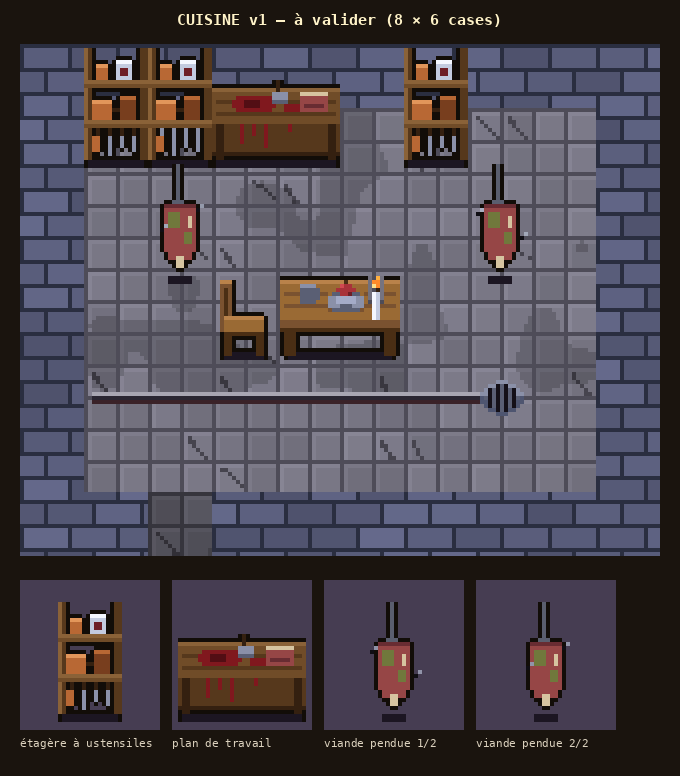

This figure's Python source:
"""Cuisine des Schrats, v1 (Thomas, 2026-11-11 : « Design la cuisine. Étagère à ustensiles 1-3. Plan de travail
ensanglanté 1. Viande avariée, mouches, suspendue au plafond 0-2. Carrelage plus clair et fendu. Table, pommes 0-4.
Rigole dans le carrelage avec évacuation »).

Même vue de 3/4 plongeante que le dortoir (validé) ; même palette, même contour. Écrit art/cuisine_v1.png (la salle,
puis chaque élément). Lancer depuis la racine du dépôt.
"""
import os, sys
sys.path.insert(0, os.path.dirname(os.path.abspath(__file__)))
import numpy as np
from PIL import Image, ImageDraw
from pix import hash2, fbm, grid, to_img, up, font, hexrgb
from dortoir_v2 import Sprite, C, T, walls, chair
from dortoir_v3 import table_v3

C.update({
    "oak_d": (52, 32, 16, 255), "oak": (86, 56, 28, 255), "oak_l": (112, 76, 40, 255), "oak_h": (138, 98, 56, 255),
    "copper": (184, 104, 52, 255), "copper_d": (120, 62, 30, 255), "copper_h": (226, 150, 90, 255),
    "blood": (128, 24, 30, 255), "blood_d": (82, 14, 20, 255),
    "meat": (150, 70, 70, 255), "meat_d": (104, 44, 50, 255), "rot": (112, 120, 60, 255), "fat": (214, 196, 160, 255),
    "fly": (16, 14, 20, 255), "chain": (90, 94, 110, 255),
})


def tiles_floor(xs, ys):
    """Carrelage clair (carreaux d'une demi-case), joints gris, quelques carreaux fendus, de la crasse dans les coins."""
    cell = 8
    cx, cy = (xs // cell).astype(int), (ys // cell).astype(int)
    lx, ly = xs % cell, ys % cell
    tint = 0.92 + 0.12 * hash2(cx, cy, 601)
    base = np.array(hexrgb("#7a7886"), float)
    out = base[None, None, :] * tint[..., None]
    out[(lx == 1) | (ly == 1)] *= 1.08
    joint = (lx == 0) | (ly == 0)
    out[joint] = hexrgb("#4e4c58")
    cracked = (hash2(cx, cy, 602) < 0.14) & (np.abs(lx - ly * (0.4 + hash2(cx, cy, 603))) < 0.6) & (lx > 1)
    out[cracked] = hexrgb("#46444e")
    grime = fbm(xs, ys, 20, 604, 2) < 0.38
    out[grime & ~joint] *= 0.82
    return out


def gutter(out, x0, y0, x1, drain_x):
    """Rigole creusée dans le carrelage (une ligne sombre de 2 pixels, bord clair au-dessus) jusqu'à une évacuation ronde."""
    out[y0, x0:x1] = hexrgb("#a8a6b2")
    out[y0 + 1:y0 + 3, x0:x1] = hexrgb("#2a2632")
    out[y0 + 2, x0:x1] = hexrgb("#3a2228")  # un fond rougi
    for y in range(y0 - 4, y0 + 7):
        for x in range(drain_x - 5, drain_x + 6):
            d = ((x - drain_x) / 5.2) ** 2 + ((y - y0 - 1) / 4.2) ** 2
            if d <= 0.62:
                out[y, x] = hexrgb("#141018") if (x - drain_x) % 2 else hexrgb("#5a5f74")
            elif d <= 1.0:
                out[y, x] = hexrgb("#8a90a8") if y < y0 + 1 else hexrgb("#4e5570")


def shelf(variant=0):
    """Étagère à ustensiles contre le mur : deux planches, casseroles de cuivre, louches et couteaux pendus."""
    s = Sprite(16, 30)
    s.r(1, 28, 14, 2, "shadow")
    s.r(0, 0, 2, 28, "oak").r(14, 0, 2, 28, "oak").r(0, 0, 1, 28, "oak_h")
    for y in (8, 18):
        s.r(0, y, 16, 2, "oak_l").r(0, y, 16, 1, "oak_h")
    # En haut : pots et bocaux ; au milieu : casseroles ; en bas : louche et couteaux pendus.
    s.r(3, 4, 3, 4, "copper").r(3, 4, 3, 1, "copper_h").r(8, 3, 4, 5, "sheet_s").r(8, 3, 4, 1, "sheet_w").r(9, 5, 2, 2, "red_d")
    s.r(2, 13, 5, 5, "copper").r(2, 13, 5, 1, "copper_h").r(7, 15, 2, 1, "oak_d").r(9, 12, 4, 6, "copper_d").r(9, 12, 4, 1, "copper")
    for x, ln in ((3, 6), (6, 7), (9, 5), (12, 6)):
        s.r(x, 20, 1, 2, "iron_l" if variant else "oak_d")
        s.r(x - (1 if x == 3 else 0), 22, 2 if x == 3 else 1, ln - 2, "iron_l" if x != 3 else "copper")
    return s.done()


def counter():
    """Plan de travail (2 cases), dessus taché de sang qui coule sur la face, un hachoir planté, un quartier de viande."""
    s = Sprite(32, 22)
    s.r(1, 20, 30, 2, "shadow")
    s.r(0, 2, 32, 9, "oak_l").r(0, 2, 32, 1, "oak_h")
    for y in (5, 8):
        s.r(1, y, 30, 1, "oak")
    s.r(0, 11, 32, 8, "oak").r(0, 18, 32, 1, "oak_d")
    for x in (1, 29):
        s.r(x, 11, 2, 9, "oak_d")
    # Sang : grande flaque sur le dessus, coulures sur la face.
    for (x, y, w, h) in ((6, 4, 9, 4), (5, 5, 11, 2), (18, 6, 4, 2)):
        s.r(x, y, w, h, "blood")
    s.r(8, 5, 4, 2, "blood_d")
    for x, ln in ((7, 5), (10, 3), (13, 6), (19, 2)):
        s.r(x, 11, 1, ln, "blood")
    # Quartier de viande et hachoir planté.
    s.r(22, 3, 7, 5, "meat").r(22, 3, 7, 1, "fat").r(23, 6, 5, 1, "meat_d")
    s.r(16, 0, 1, 4, "oak_d").r(15, 3, 4, 3, "iron_l").r(15, 5, 4, 1, "iron")
    return s.done()


def hanging_meat(phase=0):
    """Viande avariée pendue à une chaîne : verdâtre par endroits, os qui dépasse, deux mouches qui tournent."""
    s = Sprite(14, 30)
    s.r(6, 0, 1, 10, "chain").p(5, 9, "chain").p(7, 9, "chain")
    s.r(3, 10, 8, 12, "meat").r(4, 22, 6, 2, "meat").r(3, 10, 8, 1, "meat_d").r(4, 12, 3, 4, "rot").r(8, 17, 2, 3, "rot")
    s.r(9, 13, 1, 3, "fat").r(6, 23, 2, 3, "fat")
    s.done()
    flies = [((1, 12), (12, 18)), ((2, 16), (11, 11))][phase % 2]
    for x, y in flies:
        s.p(x, y, "fly").p(x + 1, y - 1, (190, 200, 220, 160))
    s.r(4, 28, 6, 2, "shadow")
    return s


if __name__ == "__main__":
    IW, IH = 8, 6
    W, H = (IW + 2) * T, (IH + 2) * T
    xs, ys = grid(W, H)
    base = walls(IW, IH)
    fl = tiles_floor(xs, ys)
    gutter(fl, T + 2, 5 * T + 7, 7 * T + 4, 7 * T + 8)
    base[T:T + IH * T, T:T + IW * T] = fl[T:T + IH * T, T:T + IW * T]
    base[(IH + 1) * T:, 2 * T:3 * T] = fl[(IH + 1) * T:, 2 * T:3 * T] * 0.7
    room = to_img(base).convert("RGBA")

    def put(sp, cx, cy, ox=0, oy=0):
        im = sp.img() if hasattr(sp, "img") else sp
        room.alpha_composite(im, (cx * T + ox, cy * T + T - im.height + oy))

    put(shelf(0), 1, 1, oy=-1)
    put(shelf(1), 2, 1, oy=-1)
    put(shelf(0), 6, 1, oy=-1)
    put(counter(), 3, 1, oy=-1)
    put(hanging_meat(0), 7, 3, ox=1, oy=-4)
    put(hanging_meat(1), 2, 3, ox=1, oy=-4)
    put(chair("right"), 3, 4, ox=2, oy=-1)
    t = table_v3(0, True)
    put(t, 4, 4, ox=1, oy=-1)
    # Pommes sur la table (0 à 4) : ici 3 de plus à côté de l'assiette.
    S = 4
    big = up(room.convert("RGB"), S)
    pieces = [("étagère à ustensiles", shelf(0)), ("plan de travail", counter()), ("viande pendue 1/2", hanging_meat(0)), ("viande pendue 2/2", hanging_meat(1))]
    sheet = Image.new("RGB", (big.width + 40, 50 + big.height + 24 + 190), (26, 20, 14))
    d = ImageDraw.Draw(sheet)
    d.text((sheet.width // 2, 20), "CUISINE v1 — à valider (8 × 6 cases)", fill=(255, 243, 200), font=font(15), anchor="mm")
    sheet.paste(big, (20, 44))
    x, y = 20, 44 + big.height + 24
    for label, sp in pieces:
        im = up(sp.img(), 4)
        bw = max(im.width + 12, 140)
        bg = Image.new("RGB", (bw, 150), (70, 61, 82))
        bg.paste(im, ((bw - im.width) // 2, 150 - im.height - 8), im)
        sheet.paste(bg, (x, y))
        d.text((x, y + 156), label, fill=(220, 210, 190), font=font(11, False))
        x += bw + 12
    sheet.save("art/cuisine_v1.png")
    print(sheet.size)
